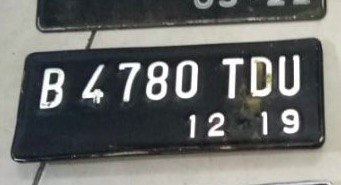
#> input picture plat-no.jpeg, 341 x 185 px
$ python tugas1.py
#> lines starting #> are read from the running program, lines starting #| are printed output that depends on the picture; after the words box and inside, x2 and y2 are one past the last pixel; in counts of white or black regions, pixels touching at a corner belong together
import cv2
import numpy as np

plat = cv2.imread('plat-no.jpeg', cv2.IMREAD_GRAYSCALE)
#> plat: shape (185, 341); min 17, max 255, mean 108.2
th, plat_th = cv2.threshold(plat, 0, 255, cv2.THRESH_BINARY_INV + cv2.THRESH_OTSU)
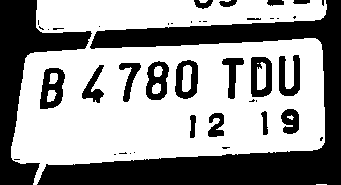
#> plat_th: shape (185, 341); 58.9% white; 42 black regions (23 under 20 px), largest, box (x1, y1, x2, y2) and area: (37, 0, 341, 185) 15078, (0, 0, 92, 185) 5672, (40, 68, 65, 109) 637
#> th = 120

plat_fld = plat_th.copy()
h, w = plat_fld.shape[:2]
#> h = 185; w = 341
mask = np.zeros((h+2, w+2), np.uint8)
cv2.floodFill(plat_fld, mask, (0,0), 255)
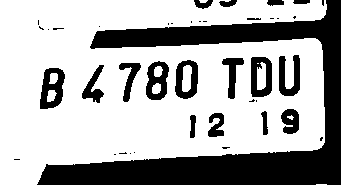
#> plat_fld: shape (185, 341); 67.9% white; 41 black regions (23 under 20 px), largest, box (x1, y1, x2, y2) and area: (37, 0, 341, 185) 15078, (40, 68, 65, 109) 637, (251, 57, 272, 97) 581
plat_fld_inv = cv2.bitwise_not(plat_fld)
plat_fore = plat_th | plat_fld_inv
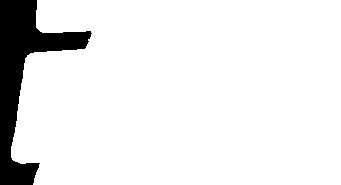
#> plat_fore: shape (185, 341); 91% white; 1 black region, box (x1, y1, x2, y2) and area: (0, 0, 92, 185) 5672

cv2.imshow('Gambar Asli', plat)
cv2.imshow('Gambar Biner', plat_th)
cv2.imshow('Gambar Floodfill', plat_fld)
cv2.imshow('Gambar Invert', plat_fld_inv)
cv2.imshow('Foreground', plat_fore)
cv2.waitKey(0)

#> (the run stopped early here; a loop or call above may not have finished)

$ run again, with photo1.jpeg copied over plat-no.jpeg
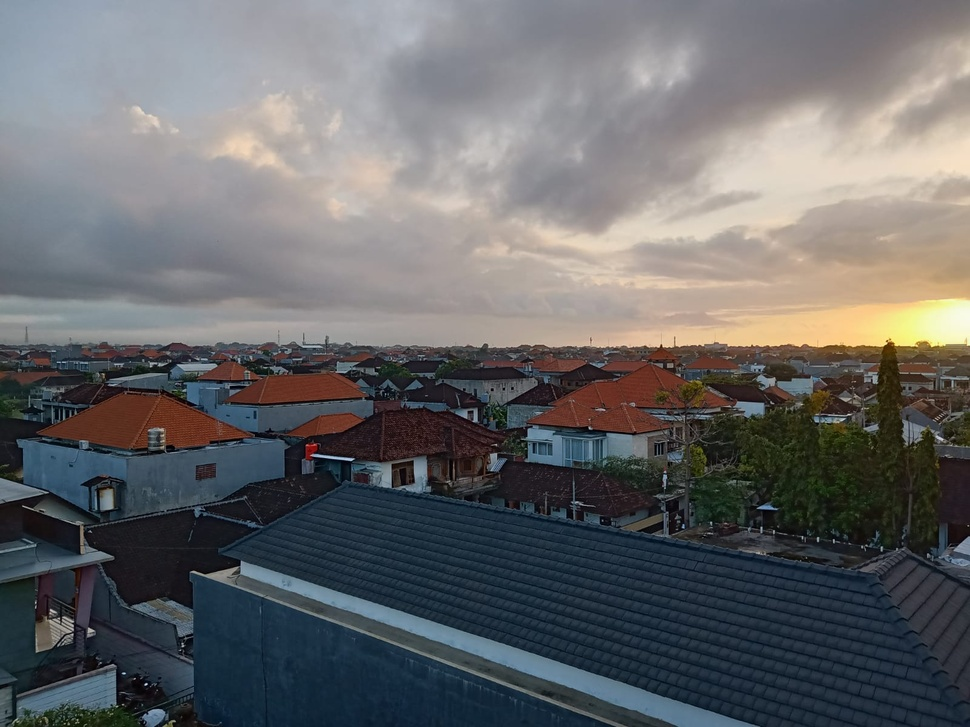
#> input picture photo1.jpeg, 970 x 727 px, shrunk from 1600 x 1200 before the run
#> `th, plat_th = cv2.threshold(plat, 0, 255, cv2.THRESH_BINARY_INV + cv2...`:
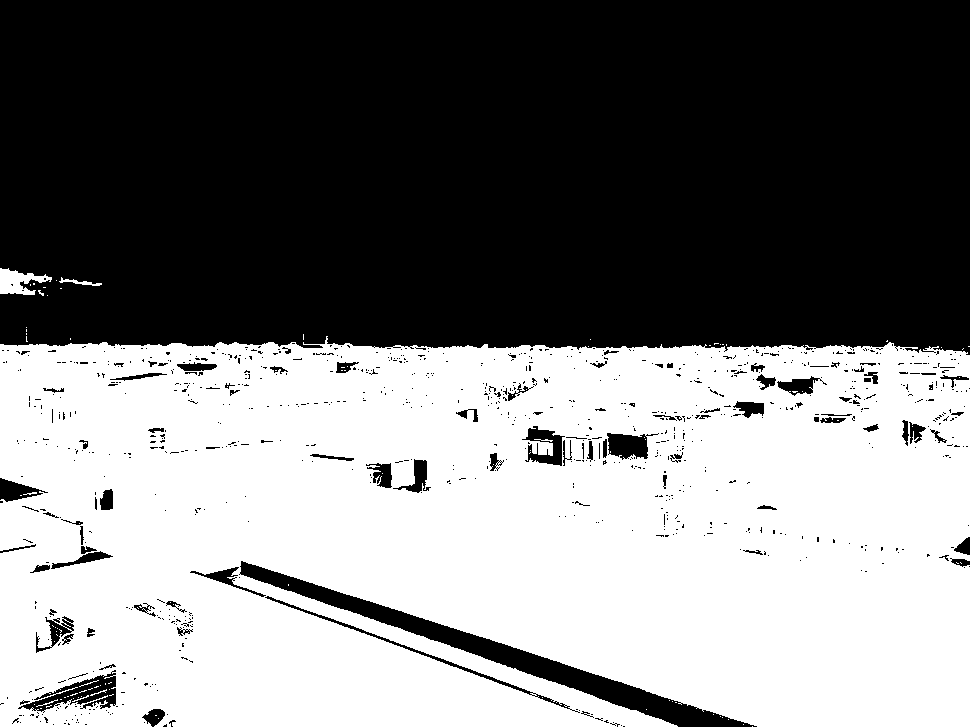
#> plat_th: shape (727, 970); 49.1% white; 102 white regions (93 under 20 px), largest, box (x1, y1, x2, y2) and area: (0, 336, 970, 727) 344707, (0, 268, 52, 295) 772, (59, 277, 102, 286) 122
#> th = 102
#> plat_fld: shape (727, 970); 96.5% white; 900 black regions (810 under 20 px), largest, box (x1, y1, x2, y2) and area: (239, 561, 757, 727) 9309, (18, 670, 116, 713) 1550, (265, 596, 580, 713) 903
#> `plat_fore = plat_th | plat_fld_inv`:
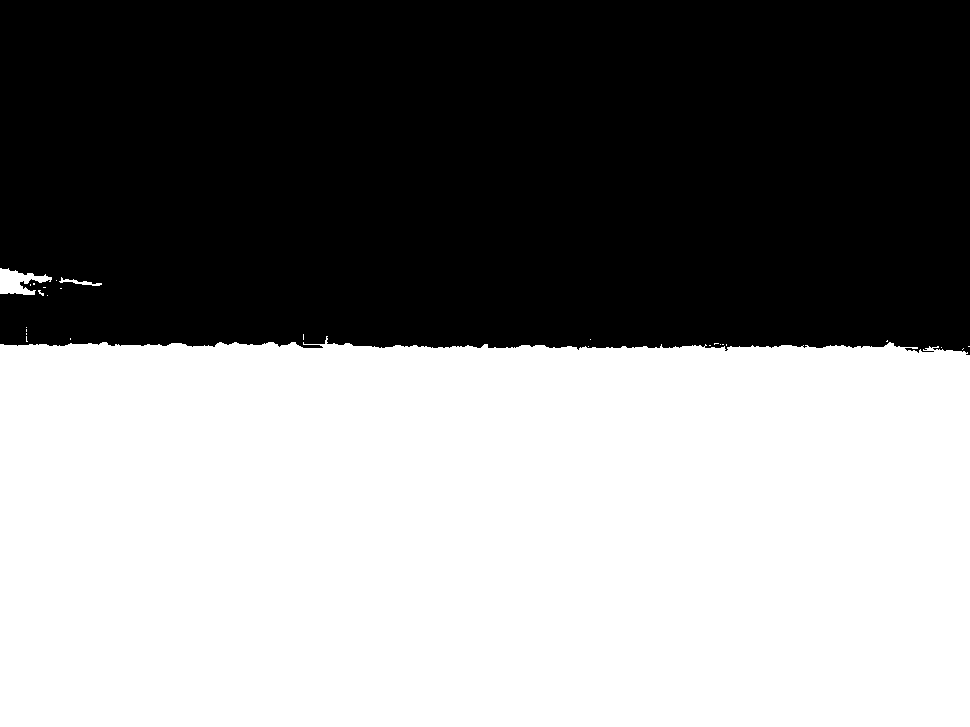
#> plat_fore: shape (727, 970); 52.5% white; 1 black region, box (x1, y1, x2, y2) and area: (0, 0, 970, 355) 334768

$ run again, with photo3.jpeg copied over plat-no.jpeg
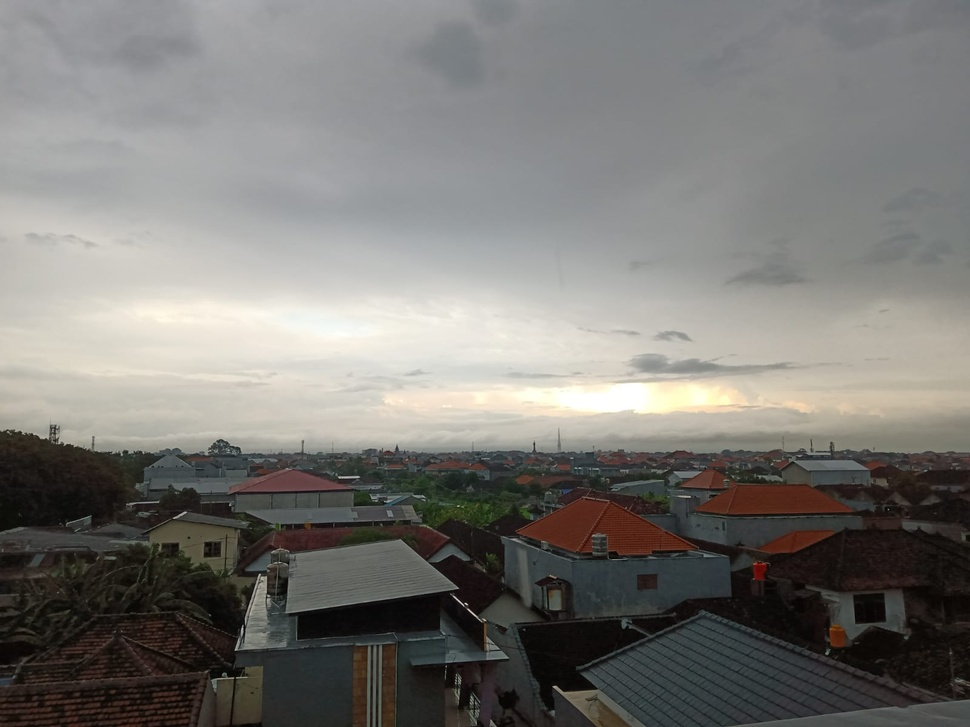
#> input picture photo3.jpeg, 970 x 727 px, shrunk from 1600 x 1200 before the run
#> `th, plat_th = cv2.threshold(plat, 0, 255, cv2.THRESH_BINARY_INV + cv2...`:
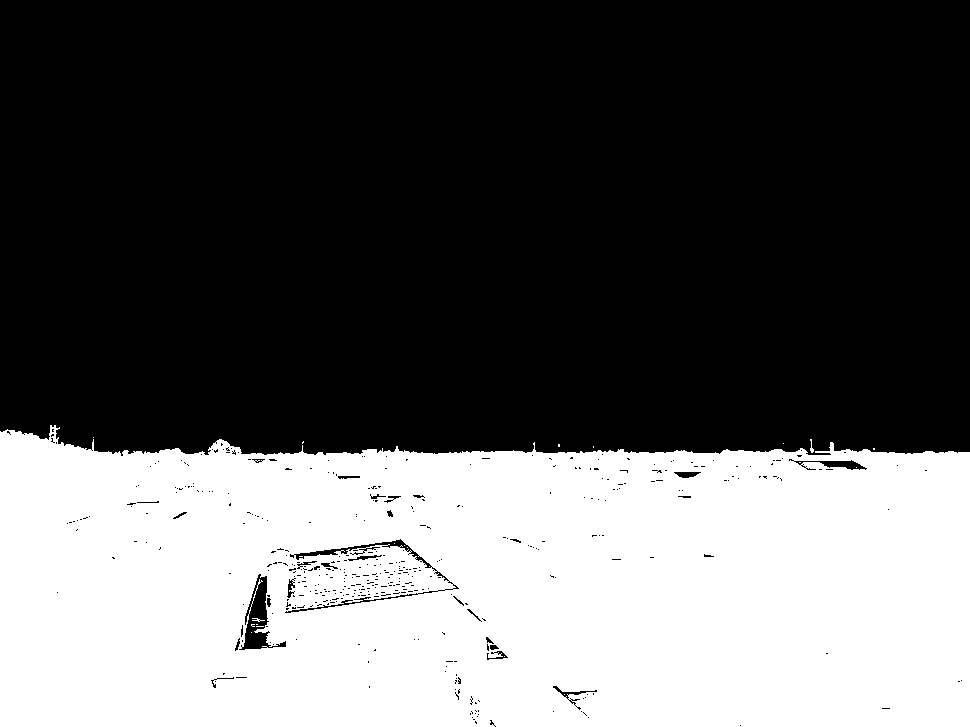
#> plat_th: shape (727, 970); 37.4% white; 23 white regions (20 under 20 px), largest, box (x1, y1, x2, y2) and area: (0, 425, 970, 727) 263635, (810, 439, 814, 453) 27, (252, 618, 265, 622) 23
#> th = 105
#> plat_fld: shape (727, 970); 99.3% white; 428 black regions (401 under 20 px), largest, box (x1, y1, x2, y2) and area: (239, 574, 286, 650) 1209, (285, 539, 459, 613) 954, (789, 459, 867, 470) 324
#> `plat_fore = plat_th | plat_fld_inv`:
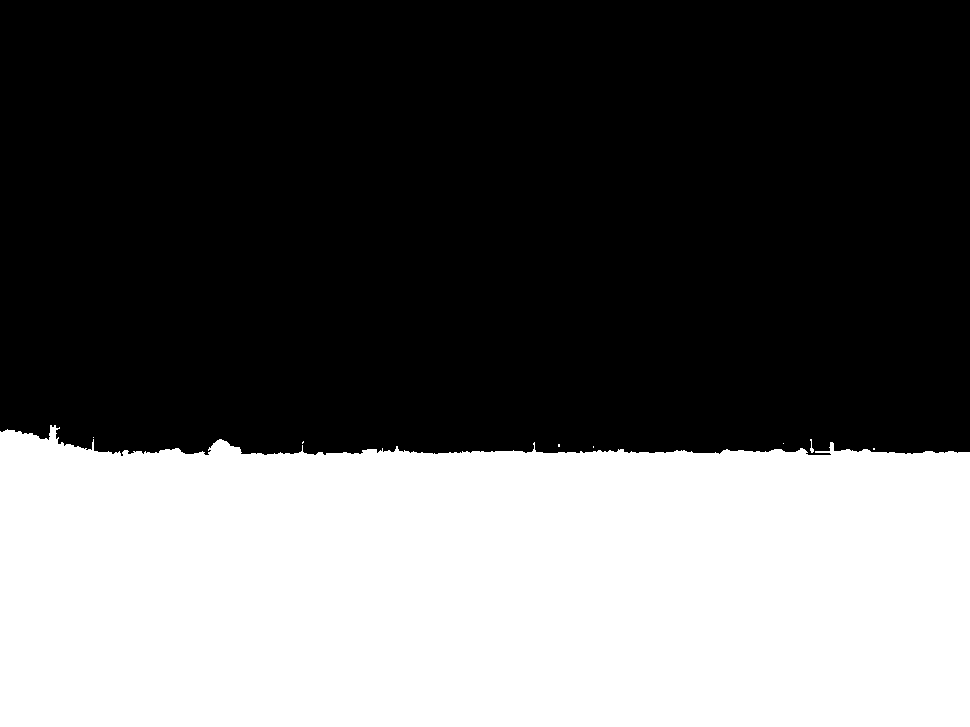
#> plat_fore: shape (727, 970); 38.1% white; 8 white regions (6 under 20 px), largest, box (x1, y1, x2, y2) and area: (0, 425, 970, 727) 268468, (810, 439, 814, 453) 27
